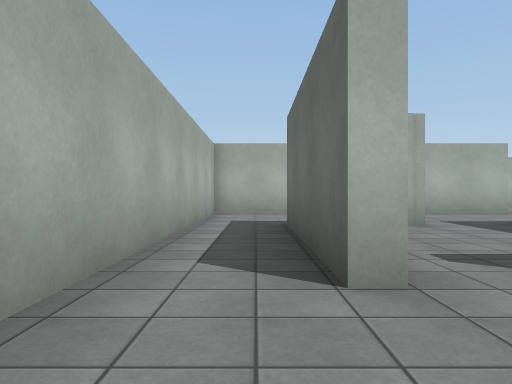
view 1 (above)

24 first-person views from a walk through a scene from a Unity 3-D project. The camera is 1.2 m above the floor, looks level and sees 70° across. The floor is counted in squares, 2 m on a side. Each view is taken from the middle of a square. On the plan, view 1 faces up. The plan holds only what a view shows up to about 10 squares ahead; the rest is blank. The place goes on beyond the plan. The player is left out. Surface patterns are stand-ins for the level's own textures.

view 2
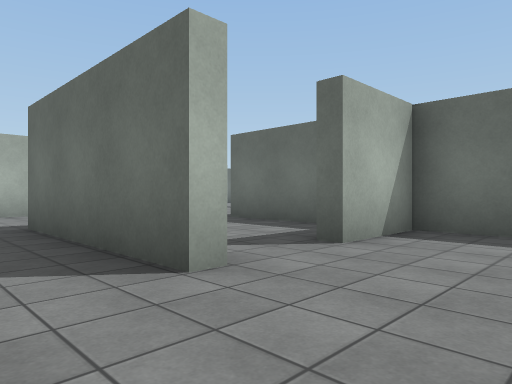

view 3
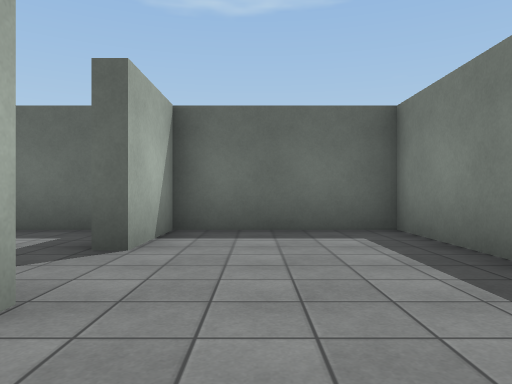

view 4
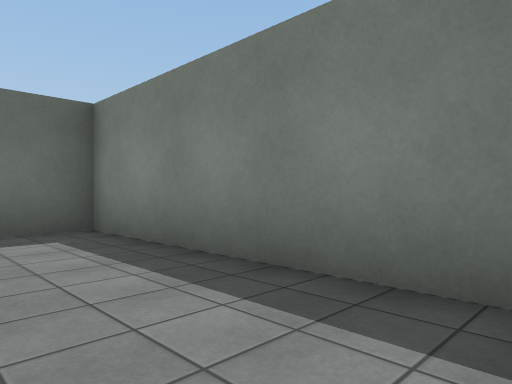

view 5
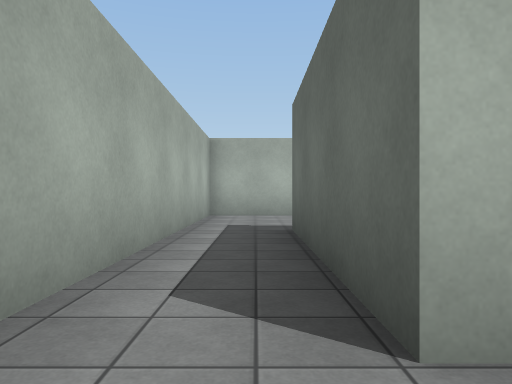

view 6
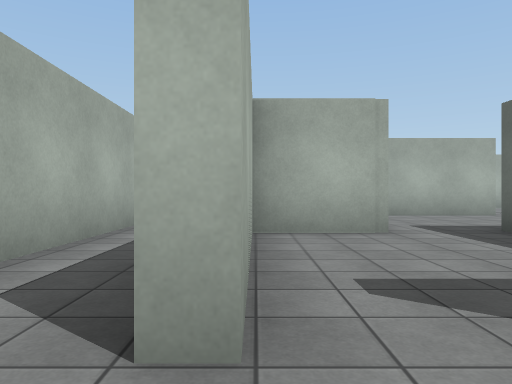

view 7
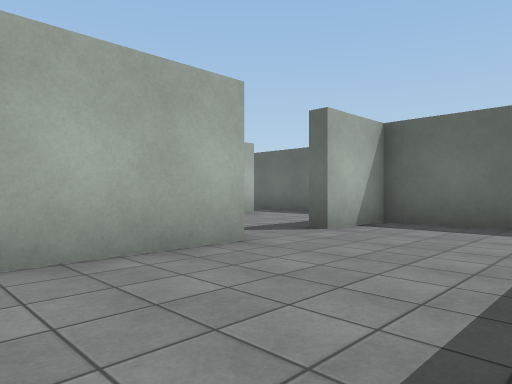

view 8
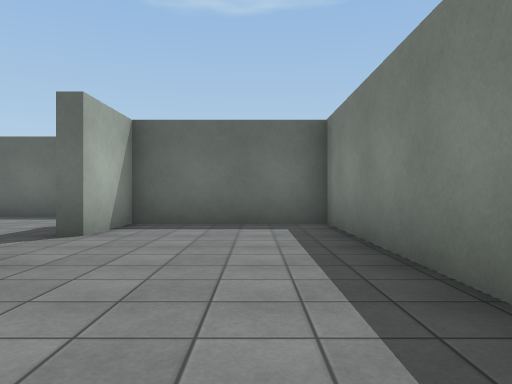

view 9
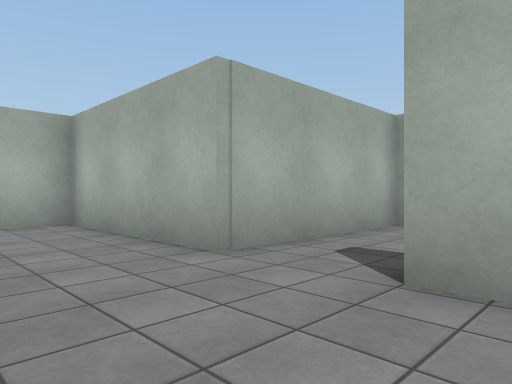

view 10
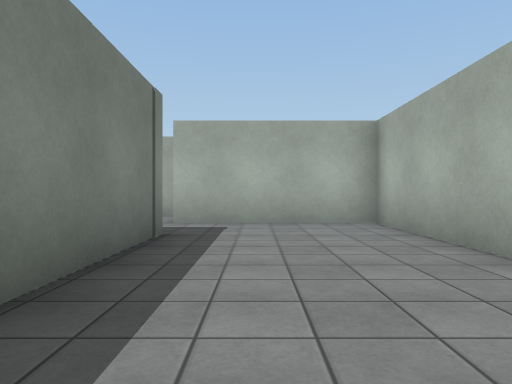

view 11
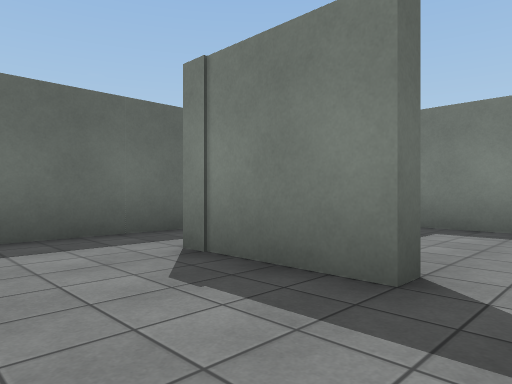

view 12
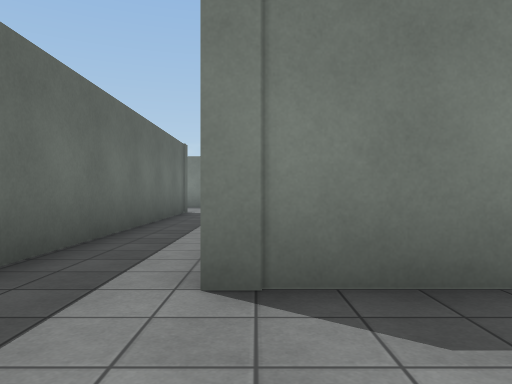

view 13
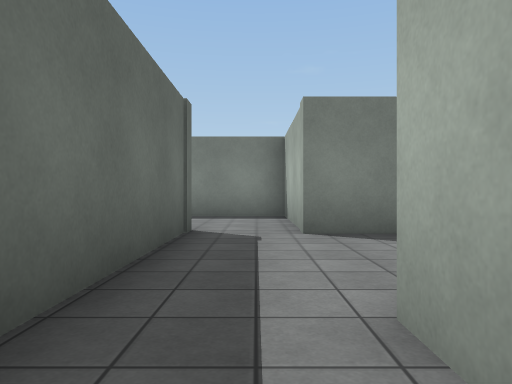

view 14
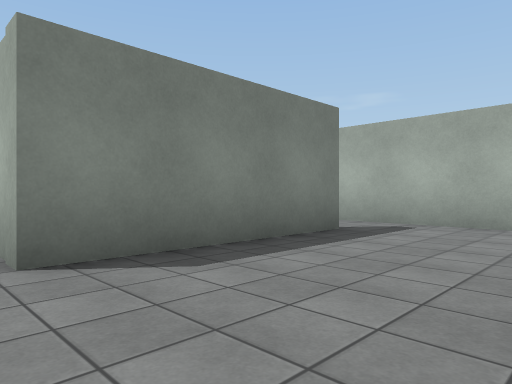

view 15
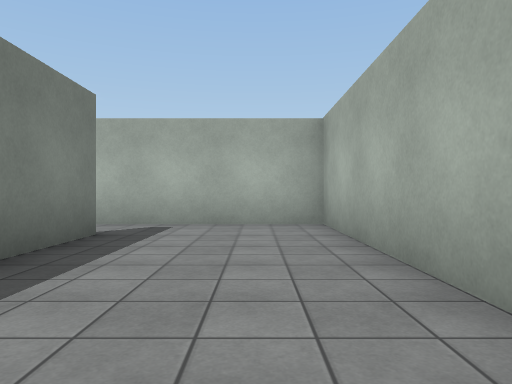

view 16
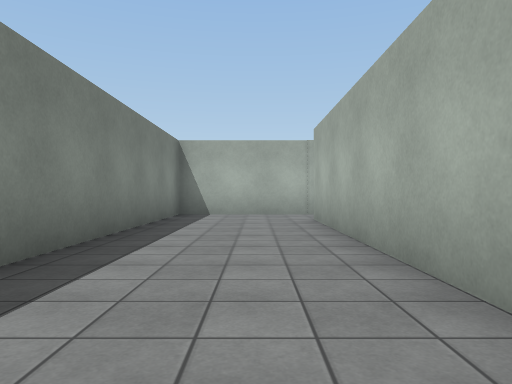

view 17
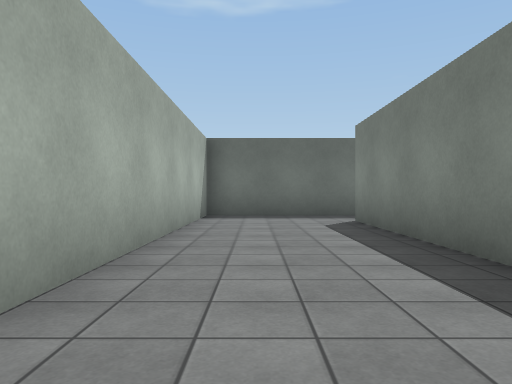

view 18
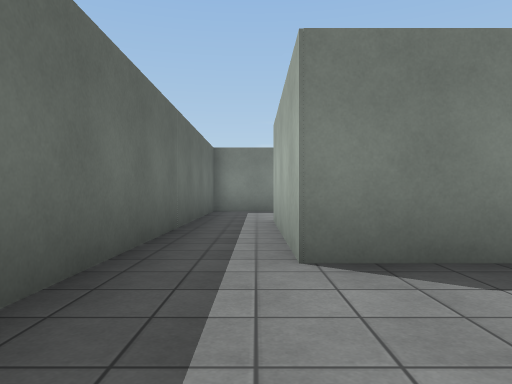

view 19
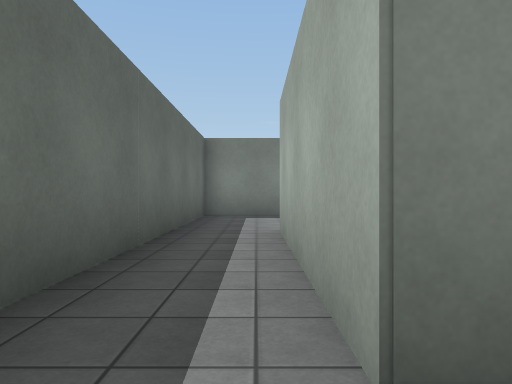

view 20
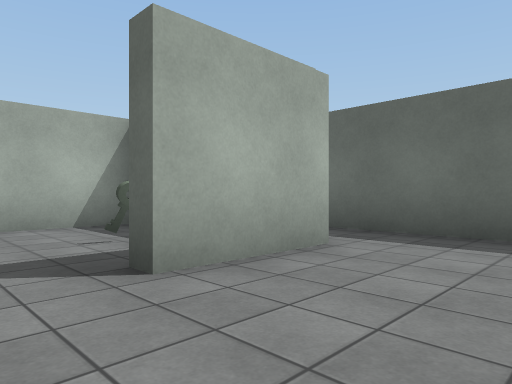

view 21
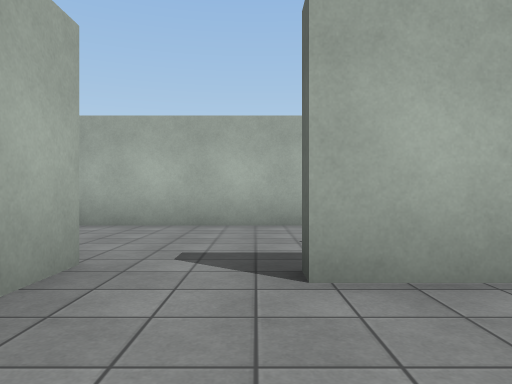

view 22
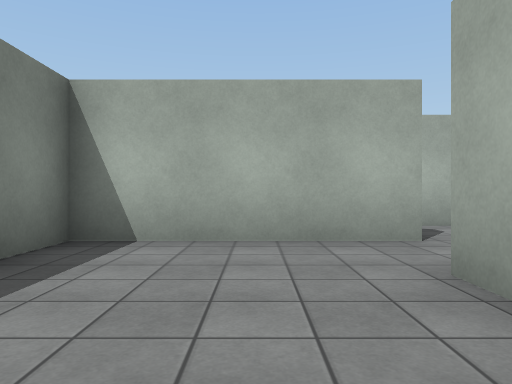

view 23
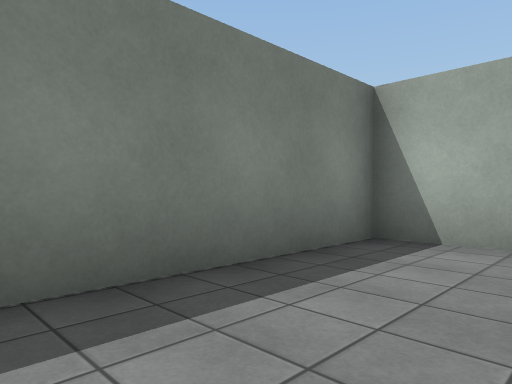

view 24
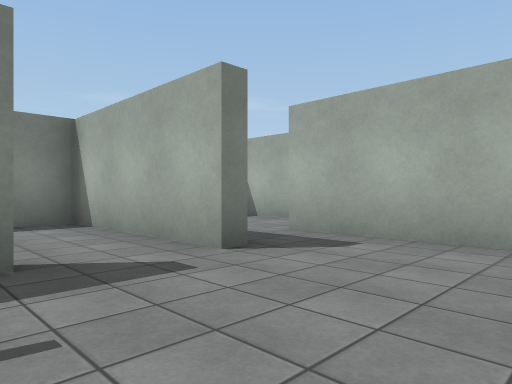

### Floor plan
Points are (right, up) in squares from view 1. A wall is a line through its corners. A room is listed if a view was taken in it or the views show most of it. See-through windows are left out.
Room 1 (views 1, 2, 3, 4, 5, 6)
walls: (0.9, 3.5) (0.9, 2.3) (0.6, 2.3) (0.6, 6.9); (-0.6, -1.2) (4.8, -1.2) (4.8, 2.3) (2.8, 2.3) (2.8, 2.8); (1.5, 10.3) (-1.2, 10.3) (-1.2, 1.6)
ways out: opening at (2, 3) to room 8
Room 2 (views 7, 8, 9, 10)
walls: (7.1, 10.3) (3, 10.3) (3, 6.3); (4.8, 6.6) (11, 6.6) (11, 10.3) (9, 10.3)
ways out: opening at (8.5, 11) to room 3; opening at (4, 7) to room 8
Room 3 (views 11, 12)
walls: (9, 10.3) (9, 10.7) (11.4, 10.7); (7.1, 13.5) (7.1, 10.3)
ways out: opening at (8.5, 11) to room 2; opening at (10.5, 12.5) to room 4
Room 4 (views 13, 14, 15)
walls: (10.2, 6.3) (5.2, 6.3) (5.2, 2.6); (11.3, 7.1) (11.3, 6.2); (6.8, 2.7) (11.3, 2.7); (13.1, 2.3) (13.1, 13.5)
ways out: opening at (10.5, 12.5) to room 3; opening at (12, 3) to room 5; opening at (6, 3)
Room 5 (views 16, 17, 18, 19)
walls: (11.3, 2.7) (11.3, -1.1) (21.6, -1.1) (21.6, -5.6); (23.3, -5.6) (23.3, 2.3) (13.1, 2.3)
ways out: opening at (12, 3) to room 4; opening at (22, -5) to room 6
Room 6 (views 20, 21, 22, 23)
walls: (21.6, -5.6) (19.4, -5.6); (17.5, -5) (17.5, -9.3) (23.3, -9.3) (23.3, -5.6)
ways out: opening at (22, -5) to room 5; opening at (18.5, -5) to room 7
Room 7 (view 24)
walls: (17.1, -5) (17.5, -5); (15.5, -2.8) (15.5, -5.9); (19.4, -5.6) (19.4, -5.1); (21.2, -1.4) (15.8, -1.4)
ways out: opening at (18.5, -5) to room 6; opening at (16, -5)
objects: key (20, -4)
Room 8 (no view inside)
walls: (3, 6.3) (0.9, 6.3) (0.9, 3.5); (4.8, 3.5) (4.8, 6.6)
ways out: opening at (2, 3) to room 1; opening at (4, 7) to room 2

Positions as (right, up) in squares from view 1, and headings:
1: (0, 0), facing up
2: (-1, 0), facing up-right
3: (-1, 1), facing right
4: (-1, 1), facing down-right
5: (0, 1), facing up
6: (1, 1), facing up
7: (4, 7), facing up-right
8: (4, 8), facing right
9: (10, 8), facing up-left
10: (10, 8), facing left
11: (8, 13), facing down-right
12: (11, 13), facing down
13: (12, 8), facing down
14: (12, 6), facing down-left
15: (12, 5), facing left
16: (21, 1), facing left
17: (14, 1), facing right
18: (22, 2), facing down
19: (22, 0), facing down
20: (18, -8), facing up-right
21: (19, -8), facing up
22: (22, -7), facing left
23: (22, -7), facing down-left
24: (20, -2), facing down-left
